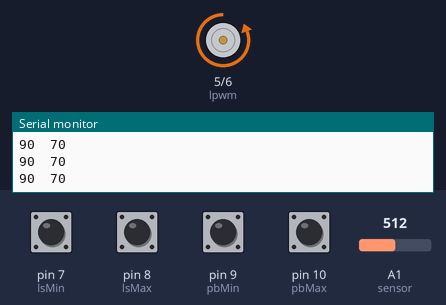
A sketch run on a simulated Arduino Uno, built with avr-gcc and run on an emulated ATmega328P. Shown: motor-driver pin pairs drawn as motors (green arrow = first pin HIGH = forward, orange = second pin HIGH = backward, longer = more drive), the last lines printed to the serial monitor. The inputs (shaded band) are chosen by the test bench; at power-on: pin 7 (lsMin), pin 8 (lsMax), pin 9 (pbMin), pin 10 (pbMax) HIGH, A1 (sensor) = 512.

Above: at 1.2 s.
1.3 s: pin 9 (pbMin) pulled LOW for 0.15 s
At 1.8 s:
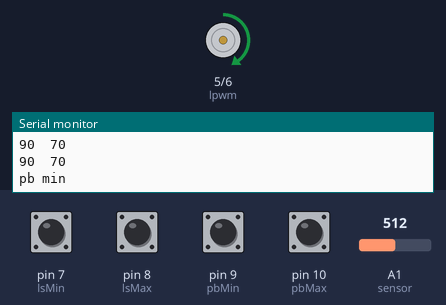
2.9 s: pin 7 (lsMin) pulled LOW for 0.15 s
At 4.1 s:
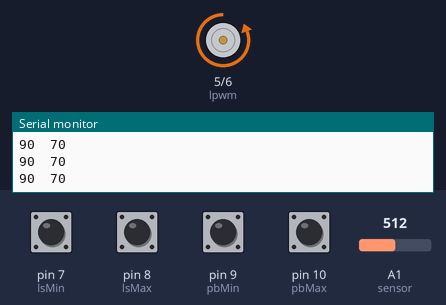
4.5 s: pin 10 (pbMax) pulled LOW for 0.15 s
At 5.4 s:
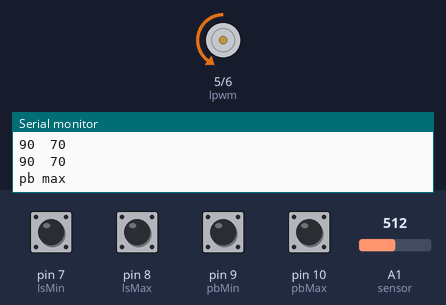
6.1 s: pin 8 (lsMax) pulled LOW for 0.15 s
At 6.6 s:
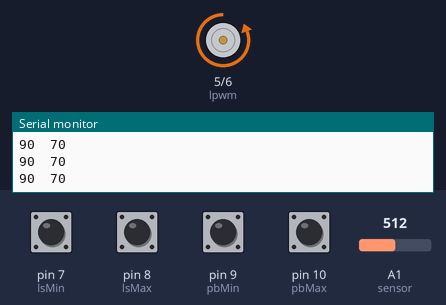
7.7 s: A1 (sensor) set to 578
9.2 s: A1 (sensor) set to 587
At 10.2 s:
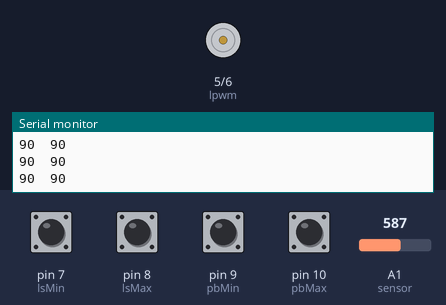
Timing chart, 0 to 11.7 s (numbered marks = the images above; inputs shaded):
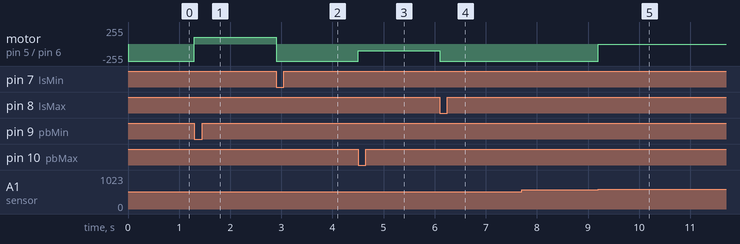

Measured:
- the behaviour switches between 586 and 587 on A1 (sensor) (found by bisection; images 4 and 5)
- after the input at 1.3 s, motor on pin 5 (lpwm) / pin 6 (rpwm): backward 255/255 → forward 100/255 at once
- after the input at 2.9 s, motor on pin 5 (lpwm) / pin 6 (rpwm): forward 100/255 → backward 255/255 at once
- after the input at 4.5 s, motor on pin 5 (lpwm) / pin 6 (rpwm): backward 255/255 → backward 100/255 at once
- after the input at 6.1 s, motor on pin 5 (lpwm) / pin 6 (rpwm): backward 100/255 → backward 255/255 at once
- after the input at 9.2 s, motor on pin 5 (lpwm) / pin 6 (rpwm): backward 255/255 → stopped at once

The sketch:

sampling_saja.ino
```cpp
#define lpwm 5
#define rpwm 6
#define lsMin 7
#define lsMax 8
#define pbMin 9
#define pbMax 10
int sensor = A1;

uint16_t sensorVal[2] = {0};
uint8_t pos = 90;

struct sample
{
  float sudut;
  float data;
};

sample Pengukuran[] = {
  {0, 249},
  {20, 330},
  {40, 400},
  {60, 480},
  {80, 550},
  {100, 615},
  {120, 690},
  {140, 770},
  {160, 855},
  {180, 926},
};

float m;
float b;

void setup() {
  // put your setup code here, to run once:
  Serial.begin(115200);
  pinMode(lpwm, OUTPUT);
  pinMode(rpwm, OUTPUT);
  pinMode(lsMin, INPUT_PULLUP);
  pinMode(lsMax, INPUT_PULLUP);
  pinMode(pbMin, INPUT_PULLUP);
  pinMode(pbMax, INPUT_PULLUP);

  regresiLinear(Pengukuran, 10, &m, &b);
}

#define isLsMin() digitalRead(lsMin)
#define isLsMax() digitalRead(lsMax)
#define isPbMin() digitalRead(pbMin)
#define isPbMax() digitalRead(pbMax)
void loop() {
  if(!isPbMin()){
    Serial.println("pb min");
    mCCW(100);
    while(isLsMin());
    mStop();
    sensorVal[0] = analogRead(sensor);
    Serial.println((String) "min sens val = " + sensorVal[0]);
  }
  if(!isPbMax()){
    Serial.println("pb max");
    mCW(100);
    while(isLsMax());
    mStop();
    sensorVal[1] = analogRead(sensor);
    Serial.println((String) "max sens val = " + sensorVal[1]);
  }

  // pressed
  if(Serial.available() > 0){
    mStop();
    String dataIn = Serial.readStringUntil('\n');
    if(dataIn.toInt() > 180 || dataIn.toInt() < 0) return;
    pos = dataIn.toInt();
    return;
  }

  int curPos = m * float(analogRead(sensor)) + b;
  if(curPos < pos){
    mCW(255);
  }
  if(curPos > pos){
    mCCW(255);
  }
  if(curPos == pos){
    mStop();
  }

  static unsigned long TSample = millis();
  if((unsigned long) millis()-TSample >= 100){
    Serial.print(pos);
    Serial.print('\t');
    Serial.print(curPos);
    Serial.println();
    TSample = millis();
  }
}

void mCCW(uint8_t pwm){
  analogWrite(lpwm, pwm);
  analogWrite(rpwm, 0);
}
void mCW(uint8_t pwm){
  analogWrite(lpwm, 0);
  analogWrite(rpwm, pwm);
}
void mStop(){
  analogWrite(lpwm, 0);
  analogWrite(rpwm, 0);
}

void calibrate(){
  mCW(100);
  while(isLsMax());
  mStop();
  sensorVal[1] = analogRead(sensor);
  Serial.println((String) "max sens val = " + sensorVal[1]);

  mCCW(100);
  while(isLsMin());
  mStop();
  sensorVal[0] = analogRead(sensor);
  Serial.println((String) "min sens val = " + sensorVal[0]);
  pos = 0;
}

void regresiLinear(sample *sampling, float jumlahSampling, float *m, float *b)
{
  float jumlahSudut = 0;  // yi
  float jumlahData = 0; // xi
  float jumlahDataSudut = 0; //xiyi
  float jumlahData2 = 0; // xi2

  for (int i = 0; i < jumlahSampling; i++)
  {
    jumlahSudut += sampling[i].sudut;
    jumlahData += sampling[i].data;
    jumlahDataSudut += (sampling[i].sudut * sampling[i].data);
    jumlahData2 +=  (sampling[i].data *  sampling[i].data);
  }
  *m = (float)(jumlahSampling * jumlahDataSudut) - (jumlahData * jumlahSudut);
  *m /= (float)(jumlahSampling * jumlahData2) - (jumlahData * jumlahData);

  *b = (float)(jumlahData2 * jumlahSudut) - (jumlahData * jumlahDataSudut);
  *b /= (float)(jumlahSampling * jumlahData2) - (jumlahData * jumlahData);
}
```
